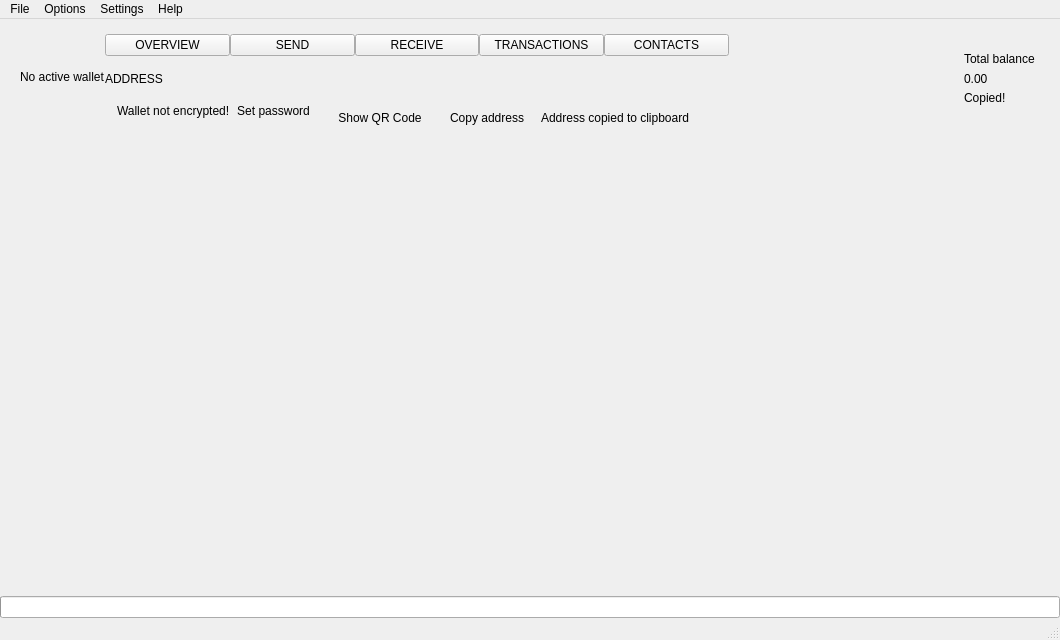
 <widget class="QMainWindow" name="MainWindow">
  <property name="geometry">
   <rect>
    <x>0</x>
    <y>0</y>
    <width>1060</width>
    <height>640</height>
   </rect>
  </property>
  <property name="sizePolicy">
   <sizepolicy hsizetype="Preferred" vsizetype="Preferred">
    <horstretch>0</horstretch>
    <verstretch>0</verstretch>
   </sizepolicy>
  </property>
  <property name="minimumSize">
   <size>
    <width>1060</width>
    <height>600</height>
   </size>
  </property>
  <property name="maximumSize">
   <size>
    <width>16777215</width>
    <height>16777215</height>
   </size>
  </property>
  <property name="windowTitle">
   <string>MainWindow</string>
  </property>
  <property name="windowIcon">
   <iconset>
    <normaloff>:/images/Karbovanets</normaloff>:/images/Karbovanets</iconset>
  </property>
  <widget class="QWidget" name="centralwidget">
   <layout class="QVBoxLayout" name="verticalLayout_2">
    <property name="spacing">
     <number>0</number>
    </property>
    <property name="leftMargin">
     <number>0</number>
    </property>
    <property name="topMargin">
     <number>0</number>
    </property>
    <property name="rightMargin">
     <number>0</number>
    </property>
    <property name="bottomMargin">
     <number>0</number>
    </property>
    <item>
     <widget class="QFrame" name="m_headerFrame">
      <property name="minimumSize">
       <size>
        <width>0</width>
        <height>116</height>
       </size>
      </property>
      <property name="maximumSize">
       <size>
        <width>16777215</width>
        <height>116</height>
       </size>
      </property>
      <property name="frameShape">
       <enum>QFrame::NoFrame</enum>
      </property>
      <property name="frameShadow">
       <enum>QFrame::Raised</enum>
      </property>
      <layout class="QHBoxLayout" name="horizontalLayout_3">
       <property name="spacing">
        <number>0</number>
       </property>
       <property name="leftMargin">
        <number>0</number>
       </property>
       <property name="topMargin">
        <number>0</number>
       </property>
       <property name="rightMargin">
        <number>25</number>
       </property>
       <property name="bottomMargin">
        <number>0</number>
       </property>
       <item>
        <spacer name="horizontalSpacer_5">
         <property name="orientation">
          <enum>Qt::Horizontal</enum>
         </property>
         <property name="sizeType">
          <enum>QSizePolicy::Fixed</enum>
         </property>
         <property name="sizeHint" stdset="0">
          <size>
           <width>20</width>
           <height>20</height>
          </size>
         </property>
        </spacer>
       </item>
       <item>
        <widget class="WalletGui::WalletSmallGrayTextLabel" name="m_noWalletLabel">
         <property name="text">
          <string>No active wallet</string>
         </property>
        </widget>
       </item>
       <item>
        <widget class="QFrame" name="m_walletFrame">
         <property name="frameShape">
          <enum>QFrame::NoFrame</enum>
         </property>
         <property name="frameShadow">
          <enum>QFrame::Raised</enum>
         </property>
         <layout class="QVBoxLayout" name="verticalLayout_3">
          <property name="spacing">
           <number>5</number>
          </property>
          <property name="leftMargin">
           <number>0</number>
          </property>
          <property name="topMargin">
           <number>0</number>
          </property>
          <property name="rightMargin">
           <number>0</number>
          </property>
          <property name="bottomMargin">
           <number>0</number>
          </property>
          <item>
           <widget class="QFrame" name="m_toolFrame">
            <property name="frameShape">
             <enum>QFrame::NoFrame</enum>
            </property>
            <property name="frameShadow">
             <enum>QFrame::Plain</enum>
            </property>
            <property name="lineWidth">
             <number>0</number>
            </property>
            <layout class="QHBoxLayout" name="horizontalLayout_5">
             <property name="spacing">
              <number>0</number>
             </property>
             <property name="leftMargin">
              <number>0</number>
             </property>
             <property name="topMargin">
              <number>15</number>
             </property>
             <property name="rightMargin">
              <number>0</number>
             </property>
             <property name="bottomMargin">
              <number>0</number>
             </property>
             <item>
              <widget class="QPushButton" name="m_overviewButton">
               <property name="sizePolicy">
                <sizepolicy hsizetype="Minimum" vsizetype="Fixed">
                 <horstretch>0</horstretch>
                 <verstretch>0</verstretch>
                </sizepolicy>
               </property>
               <property name="focusPolicy">
                <enum>Qt::NoFocus</enum>
               </property>
               <property name="text">
                <string>OVERVIEW</string>
               </property>
               <property name="checkable">
                <bool>true</bool>
               </property>
               <attribute name="buttonGroup">
                <string notr="true">m_toolButtonGroup</string>
               </attribute>
              </widget>
             </item>
             <item>
              <widget class="QPushButton" name="m_sendButton">
               <property name="sizePolicy">
                <sizepolicy hsizetype="Minimum" vsizetype="Fixed">
                 <horstretch>0</horstretch>
                 <verstretch>0</verstretch>
                </sizepolicy>
               </property>
               <property name="focusPolicy">
                <enum>Qt::NoFocus</enum>
               </property>
               <property name="text">
                <string>SEND</string>
               </property>
               <property name="checkable">
                <bool>true</bool>
               </property>
               <attribute name="buttonGroup">
                <string notr="true">m_toolButtonGroup</string>
               </attribute>
              </widget>
             </item>
             <item>
              <widget class="QPushButton" name="m_receiveButton">
               <property name="focusPolicy">
                <enum>Qt::NoFocus</enum>
               </property>
               <property name="text">
                <string>RECEIVE</string>
               </property>
               <property name="checkable">
                <bool>true</bool>
               </property>
               <attribute name="buttonGroup">
                <string notr="true">m_toolButtonGroup</string>
               </attribute>
              </widget>
             </item>
             <item>
              <widget class="QPushButton" name="m_transactionsButton">
               <property name="sizePolicy">
                <sizepolicy hsizetype="Minimum" vsizetype="Fixed">
                 <horstretch>0</horstretch>
                 <verstretch>0</verstretch>
                </sizepolicy>
               </property>
               <property name="focusPolicy">
                <enum>Qt::NoFocus</enum>
               </property>
               <property name="text">
                <string>TRANSACTIONS</string>
               </property>
               <property name="checkable">
                <bool>true</bool>
               </property>
               <attribute name="buttonGroup">
                <string notr="true">m_toolButtonGroup</string>
               </attribute>
              </widget>
             </item>
             <item>
              <widget class="QPushButton" name="m_addressBookButton">
               <property name="sizePolicy">
                <sizepolicy hsizetype="Minimum" vsizetype="Fixed">
                 <horstretch>0</horstretch>
                 <verstretch>0</verstretch>
                </sizepolicy>
               </property>
               <property name="focusPolicy">
                <enum>Qt::NoFocus</enum>
               </property>
               <property name="text">
                <string>CONTACTS</string>
               </property>
               <property name="checkable">
                <bool>true</bool>
               </property>
               <attribute name="buttonGroup">
                <string notr="true">m_toolButtonGroup</string>
               </attribute>
              </widget>
             </item>
            </layout>
           </widget>
          </item>
          <item>
           <widget class="QLabel" name="m_addressLabel">
            <property name="sizePolicy">
             <sizepolicy hsizetype="Preferred" vsizetype="Preferred">
              <horstretch>0</horstretch>
              <verstretch>0</verstretch>
             </sizepolicy>
            </property>
            <property name="cursor">
             <cursorShape>PointingHandCursor</cursorShape>
            </property>
            <property name="toolTip">
             <string>Click to copy</string>
            </property>
            <property name="text">
             <string>ADDRESS</string>
            </property>
            <property name="indent">
             <number>0</number>
            </property>
           </widget>
          </item>
          <item>
           <layout class="QHBoxLayout" name="horizontalLayout_2">
            <property name="spacing">
             <number>0</number>
            </property>
            <item alignment="Qt::AlignTop">
             <widget class="QFrame" name="m_notEncryptedFrame">
              <property name="sizePolicy">
               <sizepolicy hsizetype="Preferred" vsizetype="Preferred">
                <horstretch>0</horstretch>
                <verstretch>0</verstretch>
               </sizepolicy>
              </property>
              <property name="maximumSize">
               <size>
                <width>16777215</width>
                <height>20</height>
               </size>
              </property>
              <property name="baseSize">
               <size>
                <width>0</width>
                <height>0</height>
               </size>
              </property>
              <property name="frameShape">
               <enum>QFrame::NoFrame</enum>
              </property>
              <property name="frameShadow">
               <enum>QFrame::Raised</enum>
              </property>
              <layout class="QHBoxLayout" name="horizontalLayout_4">
               <property name="spacing">
                <number>0</number>
               </property>
               <property name="leftMargin">
                <number>0</number>
               </property>
               <property name="topMargin">
                <number>0</number>
               </property>
               <property name="rightMargin">
                <number>0</number>
               </property>
               <property name="bottomMargin">
                <number>0</number>
               </property>
               <item alignment="Qt::AlignVCenter">
                <widget class="QLabel" name="m_notEncryptedIconLabel">
                 <property name="sizePolicy">
                  <sizepolicy hsizetype="Minimum" vsizetype="Fixed">
                   <horstretch>0</horstretch>
                   <verstretch>0</verstretch>
                  </sizepolicy>
                 </property>
                 <property name="minimumSize">
                  <size>
                   <width>0</width>
                   <height>20</height>
                  </size>
                 </property>
                 <property name="maximumSize">
                  <size>
                   <width>16777215</width>
                   <height>20</height>
                  </size>
                 </property>
                 <property name="text">
                  <string/>
                 </property>
                 <property name="pixmap">
                  <pixmap resource="../../resources.qrc">:/icons/lock_open_gray</pixmap>
                 </property>
                 <property name="alignment">
                  <set>Qt::AlignLeading|Qt::AlignLeft|Qt::AlignVCenter</set>
                 </property>
                </widget>
               </item>
               <item>
                <spacer name="horizontalSpacer_11">
                 <property name="orientation">
                  <enum>Qt::Horizontal</enum>
                 </property>
                 <property name="sizeType">
                  <enum>QSizePolicy::Fixed</enum>
                 </property>
                 <property name="sizeHint" stdset="0">
                  <size>
                   <width>5</width>
                   <height>3</height>
                  </size>
                 </property>
                </spacer>
               </item>
               <item alignment="Qt::AlignVCenter">
                <widget class="WalletGui::WalletTinyGrayTextLabel" name="m_notEncryptedTextLabel">
                 <property name="sizePolicy">
                  <sizepolicy hsizetype="Preferred" vsizetype="Fixed">
                   <horstretch>0</horstretch>
                   <verstretch>0</verstretch>
                  </sizepolicy>
                 </property>
                 <property name="minimumSize">
                  <size>
                   <width>0</width>
                   <height>20</height>
                  </size>
                 </property>
                 <property name="maximumSize">
                  <size>
                   <width>16777215</width>
                   <height>20</height>
                  </size>
                 </property>
                 <property name="text">
                  <string>Wallet not encrypted!</string>
                 </property>
                 <property name="alignment">
                  <set>Qt::AlignLeading|Qt::AlignLeft|Qt::AlignVCenter</set>
                 </property>
                </widget>
               </item>
               <item>
                <spacer name="horizontalSpacer_9">
                 <property name="orientation">
                  <enum>Qt::Horizontal</enum>
                 </property>
                 <property name="sizeType">
                  <enum>QSizePolicy::Fixed</enum>
                 </property>
                 <property name="sizeHint" stdset="0">
                  <size>
                   <width>3</width>
                   <height>3</height>
                  </size>
                 </property>
                </spacer>
               </item>
               <item alignment="Qt::AlignVCenter">
                <widget class="WalletGui::WalletTinyLinkLikeButton" name="m_encryptButton">
                 <property name="sizePolicy">
                  <sizepolicy hsizetype="Minimum" vsizetype="Fixed">
                   <horstretch>0</horstretch>
                   <verstretch>0</verstretch>
                  </sizepolicy>
                 </property>
                 <property name="minimumSize">
                  <size>
                   <width>0</width>
                   <height>20</height>
                  </size>
                 </property>
                 <property name="cursor">
                  <cursorShape>PointingHandCursor</cursorShape>
                 </property>
                 <property name="text">
                  <string>Set password</string>
                 </property>
                 <property name="flat">
                  <bool>true</bool>
                 </property>
                </widget>
               </item>
               <item>
                <spacer name="horizontalSpacer_4">
                 <property name="orientation">
                  <enum>Qt::Horizontal</enum>
                 </property>
                 <property name="sizeType">
                  <enum>QSizePolicy::Fixed</enum>
                 </property>
                 <property name="sizeHint" stdset="0">
                  <size>
                   <width>20</width>
                   <height>3</height>
                  </size>
                 </property>
                </spacer>
               </item>
              </layout>
             </widget>
            </item>
            <item>
             <widget class="WalletGui::WalletTinyLinkLikeButton" name="m_showQrCodeButton">
              <property name="sizePolicy">
               <sizepolicy hsizetype="Minimum" vsizetype="Fixed">
                <horstretch>0</horstretch>
                <verstretch>0</verstretch>
               </sizepolicy>
              </property>
              <property name="minimumSize">
               <size>
                <width>0</width>
                <height>20</height>
               </size>
              </property>
              <property name="maximumSize">
               <size>
                <width>16777215</width>
                <height>20</height>
               </size>
              </property>
              <property name="cursor">
               <cursorShape>PointingHandCursor</cursorShape>
              </property>
              <property name="focusPolicy">
               <enum>Qt::NoFocus</enum>
              </property>
              <property name="autoFillBackground">
               <bool>true</bool>
              </property>
              <property name="text">
               <string>Show QR Code</string>
              </property>
              <property name="flat">
               <bool>true</bool>
              </property>
             </widget>
            </item>
            <item>
             <spacer name="horizontalSpacer_10">
              <property name="orientation">
               <enum>Qt::Horizontal</enum>
              </property>
              <property name="sizeType">
               <enum>QSizePolicy::Fixed</enum>
              </property>
              <property name="sizeHint" stdset="0">
               <size>
                <width>20</width>
                <height>3</height>
               </size>
              </property>
             </spacer>
            </item>
            <item>
             <widget class="WalletGui::WalletTinyLinkLikeButton" name="m_copyAddressButton">
              <property name="sizePolicy">
               <sizepolicy hsizetype="Minimum" vsizetype="Fixed">
                <horstretch>0</horstretch>
                <verstretch>0</verstretch>
               </sizepolicy>
              </property>
              <property name="minimumSize">
               <size>
                <width>0</width>
                <height>20</height>
               </size>
              </property>
              <property name="maximumSize">
               <size>
                <width>16777215</width>
                <height>20</height>
               </size>
              </property>
              <property name="cursor">
               <cursorShape>PointingHandCursor</cursorShape>
              </property>
              <property name="focusPolicy">
               <enum>Qt::NoFocus</enum>
              </property>
              <property name="autoFillBackground">
               <bool>true</bool>
              </property>
              <property name="text">
               <string>Copy address</string>
              </property>
              <property name="flat">
               <bool>true</bool>
              </property>
             </widget>
            </item>
            <item>
             <spacer name="horizontalSpacer_7">
              <property name="orientation">
               <enum>Qt::Horizontal</enum>
              </property>
              <property name="sizeType">
               <enum>QSizePolicy::Fixed</enum>
              </property>
              <property name="sizeHint" stdset="0">
               <size>
                <width>13</width>
                <height>3</height>
               </size>
              </property>
             </spacer>
            </item>
            <item alignment="Qt::AlignVCenter">
             <widget class="WalletGui::CopyMagicLabel" name="m_copyAddressLabel">
              <property name="sizePolicy">
               <sizepolicy hsizetype="Preferred" vsizetype="Fixed">
                <horstretch>0</horstretch>
                <verstretch>0</verstretch>
               </sizepolicy>
              </property>
              <property name="minimumSize">
               <size>
                <width>0</width>
                <height>20</height>
               </size>
              </property>
              <property name="maximumSize">
               <size>
                <width>16777215</width>
                <height>20</height>
               </size>
              </property>
              <property name="text">
               <string>Address copied to clipboard</string>
              </property>
              <property name="alignment">
               <set>Qt::AlignLeading|Qt::AlignLeft|Qt::AlignVCenter</set>
              </property>
             </widget>
            </item>
            <item>
             <spacer name="horizontalSpacer">
              <property name="orientation">
               <enum>Qt::Horizontal</enum>
              </property>
              <property name="sizeHint" stdset="0">
               <size>
                <width>40</width>
                <height>3</height>
               </size>
              </property>
             </spacer>
            </item>
           </layout>
          </item>
         </layout>
        </widget>
       </item>
       <item>
        <spacer name="horizontalSpacer_3">
         <property name="orientation">
          <enum>Qt::Horizontal</enum>
         </property>
         <property name="sizeType">
          <enum>QSizePolicy::Expanding</enum>
         </property>
         <property name="sizeHint" stdset="0">
          <size>
           <width>34</width>
           <height>20</height>
          </size>
         </property>
        </spacer>
       </item>
       <item>
        <spacer name="horizontalSpacer_8">
         <property name="orientation">
          <enum>Qt::Horizontal</enum>
         </property>
         <property name="sizeType">
          <enum>QSizePolicy::Fixed</enum>
         </property>
         <property name="sizeHint" stdset="0">
          <size>
           <width>34</width>
           <height>20</height>
          </size>
         </property>
        </spacer>
       </item>
       <item alignment="Qt::AlignRight|Qt::AlignVCenter">
        <widget class="QFrame" name="m_balanceFrame">
         <layout class="QGridLayout" name="gridLayout">
          <property name="leftMargin">
           <number>0</number>
          </property>
          <property name="topMargin">
           <number>30</number>
          </property>
          <property name="rightMargin">
           <number>0</number>
          </property>
          <property name="bottomMargin">
           <number>0</number>
          </property>
          <property name="verticalSpacing">
           <number>3</number>
          </property>
          <item row="0" column="2">
           <layout class="QVBoxLayout" name="verticalLayout_4">
            <item>
             <widget class="QLabel" name="m_balanceTextLabel">
              <property name="text">
               <string>Total balance</string>
              </property>
             </widget>
            </item>
            <item>
             <widget class="QLabel" name="m_balanceLabel">
              <property name="cursor">
               <cursorShape>PointingHandCursor</cursorShape>
              </property>
              <property name="toolTip">
               <string>Click to copy</string>
              </property>
              <property name="text">
               <string>0.00</string>
              </property>
             </widget>
            </item>
           </layout>
          </item>
          <item row="1" column="2">
           <widget class="WalletGui::CopyMagicLabel" name="m_balanceCopyLabel">
            <property name="text">
             <string>Copied!</string>
            </property>
           </widget>
          </item>
          <item row="0" column="1">
           <spacer name="horizontalSpacer_6">
            <property name="orientation">
             <enum>Qt::Horizontal</enum>
            </property>
            <property name="sizeType">
             <enum>QSizePolicy::Fixed</enum>
            </property>
            <property name="sizeHint" stdset="0">
             <size>
              <width>2</width>
              <height>39</height>
             </size>
            </property>
           </spacer>
          </item>
          <item row="2" column="2">
           <spacer name="verticalSpacer_5">
            <property name="orientation">
             <enum>Qt::Vertical</enum>
            </property>
            <property name="sizeType">
             <enum>QSizePolicy::Expanding</enum>
            </property>
            <property name="sizeHint" stdset="0">
             <size>
              <width>20</width>
              <height>50</height>
             </size>
            </property>
           </spacer>
          </item>
          <item row="0" column="0">
           <widget class="QLabel" name="m_balanceIconLabel">
            <property name="text">
             <string/>
            </property>
            <property name="pixmap">
             <pixmap resource="../../resources.qrc">:/icons/total_balance</pixmap>
            </property>
           </widget>
          </item>
         </layout>
        </widget>
       </item>
      </layout>
     </widget>
    </item>
    <item>
     <layout class="QHBoxLayout" name="horizontalLayout" stretch="0,0,0,0,0,0">
      <property name="spacing">
       <number>0</number>
      </property>
      <item>
       <widget class="WalletGui::OverviewFrame" name="m_overviewFrame">
        <property name="frameShape">
         <enum>QFrame::NoFrame</enum>
        </property>
        <property name="frameShadow">
         <enum>QFrame::Raised</enum>
        </property>
       </widget>
      </item>
      <item>
       <widget class="WalletGui::SendFrame" name="m_sendFrame">
        <property name="frameShape">
         <enum>QFrame::NoFrame</enum>
        </property>
        <property name="frameShadow">
         <enum>QFrame::Raised</enum>
        </property>
       </widget>
      </item>
      <item>
       <widget class="WalletGui::TransactionsFrame" name="m_transactionsFrame">
        <property name="frameShape">
         <enum>QFrame::NoFrame</enum>
        </property>
        <property name="frameShadow">
         <enum>QFrame::Raised</enum>
        </property>
       </widget>
      </item>
      <item>
       <widget class="WalletGui::AddressBookFrame" name="m_addressBookFrame">
        <property name="frameShape">
         <enum>QFrame::NoFrame</enum>
        </property>
        <property name="frameShadow">
         <enum>QFrame::Raised</enum>
        </property>
       </widget>
      </item>
      <item>
       <widget class="WalletGui::NoWalletFrame" name="m_noWalletFrame">
        <property name="frameShape">
         <enum>QFrame::NoFrame</enum>
        </property>
        <property name="frameShadow">
         <enum>QFrame::Raised</enum>
        </property>
       </widget>
      </item>
      <item>
       <widget class="WalletGui::ReceiveFrame" name="m_receiveFrame">
        <property name="frameShape">
         <enum>QFrame::NoFrame</enum>
        </property>
        <property name="frameShadow">
         <enum>QFrame::Raised</enum>
        </property>
       </widget>
      </item>
     </layout>
    </item>
    <item>
     <widget class="QProgressBar" name="m_syncProgress">
      <property name="maximum">
       <number>100</number>
      </property>
      <property name="value">
       <number>0</number>
      </property>
      <property name="textVisible">
       <bool>false</bool>
      </property>
     </widget>
    </item>
   </layout>
  </widget>
  <widget class="QMenuBar" name="menubar">
   <property name="geometry">
    <rect>
     <x>0</x>
     <y>0</y>
     <width>1060</width>
     <height>22</height>
    </rect>
   </property>
   <widget class="QMenu" name="menuFile">
    <property name="title">
     <string>File</string>
    </property>
    <addaction name="m_createWalletAction"/>
    <addaction name="m_createNondeterministicWalletAction"/>
    <addaction name="m_openWalletAction"/>
    <addaction name="m_recentWalletsAction"/>
    <addaction name="m_closeWalletAction"/>
    <addaction name="m_resetAction"/>
    <addaction name="separator"/>
    <addaction name="m_exitAction"/>
   </widget>
   <widget class="QMenu" name="menuSettings">
    <property name="title">
     <string>Settings</string>
    </property>
    <widget class="QMenu" name="menuThemes">
     <property name="title">
      <string>Themes</string>
     </property>
    </widget>
    <addaction name="m_autostartAction"/>
    <addaction name="m_minimizeToTrayAction"/>
    <addaction name="m_closeToTrayAction"/>
    <addaction name="m_manualFeeAction"/>
    <addaction name="separator"/>
    <addaction name="m_preferencesAction"/>
    <addaction name="menuThemes"/>
   </widget>
   <widget class="QMenu" name="menuHelp">
    <property name="title">
     <string>Help</string>
    </property>
    <addaction name="m_communityForumAction"/>
    <addaction name="m_reportIssueAction"/>
    <addaction name="m_aboutKarbovanetsAction"/>
    <addaction name="m_aboutQtAction"/>
   </widget>
   <widget class="QMenu" name="menuWallet">
    <property name="title">
     <string>Options</string>
    </property>
    <addaction name="m_encryptWalletAction"/>
    <addaction name="m_backupWalletAction"/>
    <addaction name="m_changePasswordAction"/>
    <addaction name="separator"/>
    <addaction name="m_saveKeysAction"/>
    <addaction name="m_importKeyAction"/>
    <addaction name="m_exportKeyAction"/>
    <addaction name="m_exportTrackingKeyAction"/>
    <addaction name="separator"/>
    <addaction name="m_openPaymentRequestAction"/>
    <addaction name="m_showSeedAction"/>
    <addaction name="m_importSeedAction"/>
    <addaction name="separator"/>
   </widget>
   <addaction name="menuFile"/>
   <addaction name="menuWallet"/>
   <addaction name="menuSettings"/>
   <addaction name="menuHelp"/>
  </widget>
  <widget class="WalletGui::WalletStatusBar" name="statusBar"/>
  <action name="m_exitAction">
   <property name="checkable">
    <bool>false</bool>
   </property>
   <property name="enabled">
    <bool>true</bool>
   </property>
   <property name="text">
    <string>Exit</string>
   </property>
   <property name="shortcut">
    <string>Ctrl+Q</string>
   </property>
  </action>
  <action name="m_createWalletAction">
   <property name="enabled">
    <bool>true</bool>
   </property>
   <property name="text">
    <string>Create wallet</string>
   </property>
  </action>
  <action name="m_openWalletAction">
   <property name="enabled">
    <bool>true</bool>
   </property>
   <property name="text">
    <string>Open wallet</string>
   </property>
  </action>
  <action name="m_encryptWalletAction">
   <property name="enabled">
    <bool>true</bool>
   </property>
   <property name="text">
    <string>Encrypt wallet</string>
   </property>
  </action>
  <action name="m_changePasswordAction">
   <property name="enabled">
    <bool>true</bool>
   </property>
   <property name="text">
    <string>Change password</string>
   </property>
   <property name="toolTip">
    <string>Change password</string>
   </property>
  </action>
  <action name="m_aboutKarbovanetsAction">
   <property name="enabled">
    <bool>true</bool>
   </property>
   <property name="text">
    <string>About UNA Lite Wallet</string>
   </property>
  </action>
  <action name="m_aboutQtAction">
   <property name="enabled">
    <bool>true</bool>
   </property>
   <property name="text">
    <string>About Qt</string>
   </property>
  </action>
  <action name="m_backupWalletAction">
   <property name="enabled">
    <bool>true</bool>
   </property>
   <property name="text">
    <string>Backup wallet</string>
   </property>
  </action>
  <action name="m_autostartAction">
   <property name="checkable">
    <bool>true</bool>
   </property>
   <property name="text">
    <string>Start on system login</string>
   </property>
  </action>
  <action name="m_minimizeToTrayAction">
   <property name="checkable">
    <bool>true</bool>
   </property>
   <property name="text">
    <string>Minimize to tray</string>
   </property>
  </action>
  <action name="m_closeToTrayAction">
   <property name="checkable">
    <bool>true</bool>
   </property>
   <property name="text">
    <string>Close to tray</string>
   </property>
  </action>
  <action name="m_preferencesAction">
   <property name="text">
    <string>Preferences</string>
   </property>
  </action>
  <action name="m_recentWalletsAction">
   <property name="text">
    <string>Recent wallets</string>
   </property>
  </action>
  <action name="m_exportTrackingKeyAction">
   <property name="text">
    <string>Export tracking key</string>
   </property>
   <property name="toolTip">
    <string>Export tracking key</string>
   </property>
  </action>
  <action name="m_importKeyAction">
   <property name="text">
    <string>Import key</string>
   </property>
   <property name="toolTip">
    <string>Import key</string>
   </property>
  </action>
  <action name="m_communityForumAction">
   <property name="text">
    <string>Community forum</string>
   </property>
  </action>
  <action name="m_reportIssueAction">
   <property name="text">
    <string>Report an issue</string>
   </property>
  </action>
  <action name="m_resetAction">
   <property name="text">
    <string>Reset wallet</string>
   </property>
  </action>
  <action name="m_saveKeysAction">
   <property name="text">
    <string>Save wallet keys</string>
   </property>
  </action>
  <action name="m_exportKeyAction">
   <property name="text">
    <string>Export key</string>
   </property>
   <property name="toolTip">
    <string>Export key</string>
   </property>
  </action>
  <action name="m_closeWalletAction">
   <property name="text">
    <string>Close wallet</string>
   </property>
  </action>
  <action name="m_showSeedAction">
   <property name="text">
    <string>Show mnemonic seed</string>
   </property>
  </action>
  <action name="m_importSeedAction">
   <property name="text">
    <string>Import mnemonic seed</string>
   </property>
  </action>
  <action name="m_createNondeterministicWalletAction">
   <property name="text">
    <string>Create nondeterministic wallet</string>
   </property>
  </action>
  <action name="m_openPaymentRequestAction">
   <property name="text">
    <string>Open payment request</string>
   </property>
  </action>
  <action name="m_createPaymentRequestAction">
   <property name="text">
    <string>Create payment request</string>
   </property>
  </action>
  <action name="m_manualFeeAction">
   <property name="checkable">
    <bool>true</bool>
   </property>
   <property name="text">
    <string>Enable manual fee override</string>
   </property>
  </action>
 </widget>
